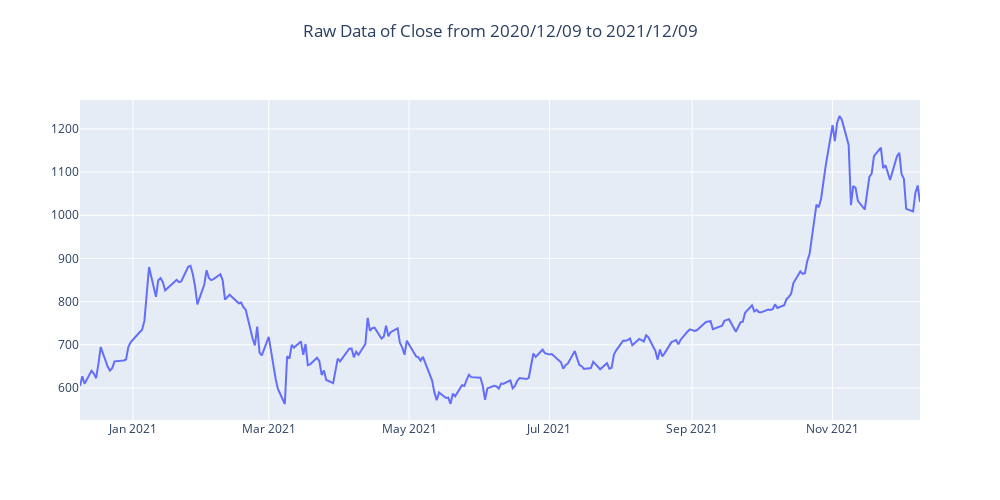

Notebook cell for this chart:
### Code cell
def view_chart(calculation, data, rolling, start, end, tickers):
    global last_tickers, df
    if tickers and tickers[-1] == ",":
        if tickers != last_tickers:
            df = yf.download(tickers, period="max", progress=False)
            last_tickers = tickers

        start_n = datetime(start.year, start.month, start.day)
        end_n = datetime(end.year, end.month, end.day)
        calcs = views[calculation](df[data], rolling)
        selection = calcs.loc[(calcs.index >= start_n) & (calcs.index <= end_n)]
        fig = go.Figure()

        if isinstance(selection, pd.Series):
            fig.add_trace(
                go.Scatter(
                    x=selection.index, y=selection, mode="lines", name=tickers[:-1]
                )
            )
        else:
            for item in selection:
                fig.add_trace(
                    go.Scatter(
                        x=selection.index,
                        y=selection[item],
                        mode="lines",
                        name=item.upper(),
                    )
                )

        format_plotly(fig, calculation, data, start, end)
        # Jupyter-lab and Google Colab: do not use renderer argument
        # VS Code: cocalc
        # Voila: notebook, notebook_connected
        fig.show(config={"showTips": False})


calc_widget = widgets.Dropdown(options=list(views.keys()), value="Raw Data")
data_widget = widgets.Dropdown(
    options=["Open", "Close", "High", "Low", "Volume"], value="Close"
)
rolling_widget = widgets.Dropdown(options=list(range(2, 101)), value=60)
start_widget = widgets.DatePicker(value=datetime.today() - timedelta(days=365))
end_widget = widgets.DatePicker(value=datetime.today())
tickers_widget = widgets.Text(value="TSLA,")
controls = widgets.VBox([calc_widget, data_widget, rolling_widget, start_widget, end_widget, tickers_widget])

stocks_view = widgets.interactive_output(
    view_chart,
    {"calculation": calc_widget,
    "data": data_widget,
    "rolling": rolling_widget,
    "start": start_widget,
    "end": end_widget,
    "tickers": tickers_widget,
    }
)

title_html = """<h1>Stock Analysis Dashboard</h1>"""
app_contents = [widgets.HTML(title_html), controls, stocks_view]
app = widgets.VBox(app_contents)

display(app)

### Figure 1 — Plotly figure (JSON) as saved in the notebook; plotly's stock layout.template omitted (floating-point values rounded to 4 significant figures; data arrays with more than 128 entries replaced by an {"elided": "..."} marker saying what was removed)
{"data": [{"mode": "lines", "name": "TSLA", "type": "scatter", "x": {"elided": "253 str values"}, "y": {"elided": "253 float values"}}], "layout": {"autosize": false, "height": 500, "title": {"text": "Raw Data of Close from 2020/12/09 to 2021/12/09", "x": 0.5, "xanchor": "center", "y": 0.95, "yanchor": "top"}, "width": 1000, "xaxis": {"autorange": true, "range": ["2020-12-09", "2021-12-09"], "title": {}, "type": "date"}, "yaxis": {"autorange": true, "range": [525.9, 1267.0], "title": {}, "type": "linear"}}}
